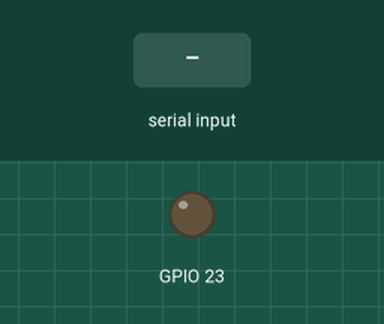
Recording of a program running on a simulated ESP32. Shown: output pins drawn as LEDs (lit = HIGH). The test bench sets the inputs (shaded band).

Above: at 1.2 s.
1.3 s: "1\n" received over Serial
At 2.0 s:
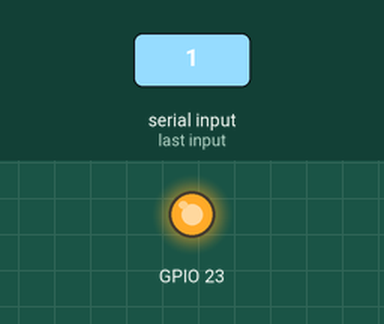
Timing chart, 0 to 4.3 s (numbered marks = the images above; inputs shaded):
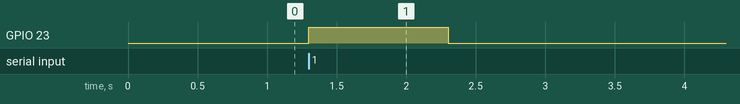

Measured:
- after the input at 1.3 s, GPIO 23: LOW → HIGH at once, → LOW 1.0 s later

The program:

main.cpp
```cpp
#include <Arduino.h>
#include <AccelStepper.h>
#include <MultiStepper.h>

// //Global Step Perameters
// #define stepsPerRev 4096
// #define stepDelay 450//900 seems to be max

AccelStepper step1(AccelStepper::FULL4WIRE,13,12,14,27);
AccelStepper step2(AccelStepper::FULL4WIRE,15,2,4,16);

MultiStepper myLaser;

long incomingPos[2];
long OutgoingPos[2]; // Array of desired stepper positions
long sequence[4000];

void setup() {
  Serial.begin(115200);
  // put your setup code here, to run once:
  pinMode(23,OUTPUT);
  digitalWrite(23,LOW);

  step1.setMaxSpeed(500.0);
  step2.setMaxSpeed(500.0);

  bool success = myLaser.addStepper(step1);
  success = myLaser.addStepper(step2);

}

bool status = 0;
void toggleReadingLED(){
  digitalWrite(23, !status);
  status = !status;
}


bool nowReading = 0;
byte buff[2];
int readCount = 0;
void getPacket(){
  while(!Serial.available()){}
  if(!nowReading){
    toggleReadingLED();
    nowReading = 1;
  }

  while(nowReading){
    Serial.readBytes(buff,2);
    incomingPos[0] = (buff[1] << 8) | buff[0];
    Serial.readBytes(buff,2);
    incomingPos[1] = (buff[1] << 8) | buff[0];

    sequence[readCount*2] = incomingPos[0];
    sequence[readCount*2+1] = incomingPos[1];

    readCount++;


  if(buff[0] == '\n' || buff[1] == '\n'){
    toggleReadingLED();
    nowReading = 0;
    readCount--;
    break;
  }


  }

  //Need to await serial command
}


long inXLow = 0;
long inXHigh = 3280;
long inYLow = 0;
long inYHigh = 2464;

//Change High Values to get wider range on output
long outXLow = 0;
long outXHigh = 400*3;
long outYLow = 0;
long outYHigh = 300*3;

void processPacket(){
  //Currently Does Linear Mapping
  OutgoingPos[0] = map(incomingPos[0],inXLow,inXHigh,outXLow,outXHigh);
  OutgoingPos[1] = map(incomingPos[1],inYLow,inYHigh,outYLow,outYHigh);
}

void completeMove(){
  for(int i = 0; i < readCount; i++){
    incomingPos[0] = sequence[i*2];
    incomingPos[1] = sequence[i*2+1];
    processPacket();
    myLaser.moveTo(OutgoingPos);
    while(step1.distanceToGo() != 0 && step2.distanceToGo() != 0){
        myLaser.run();
        delay(1);
    }
  }

}

long t1;
long t2;

void runTest(){
  t1 = millis();
  //Test Sequence
  for(int i = 1; i < 500; i++){
      incomingPos[0] = map(i,0,500,0,outXHigh);
      incomingPos[1] = map(i,0,500,0,outYHigh);
      processPacket();
      completeMove();
  }
  t2 = millis();
  Serial.print("Time Elapsed: ");
  Serial.println(t2-t1);
}

void loop() {
  // runTest();
  getPacket();
  completeMove();
  readCount = 0;
}
```
